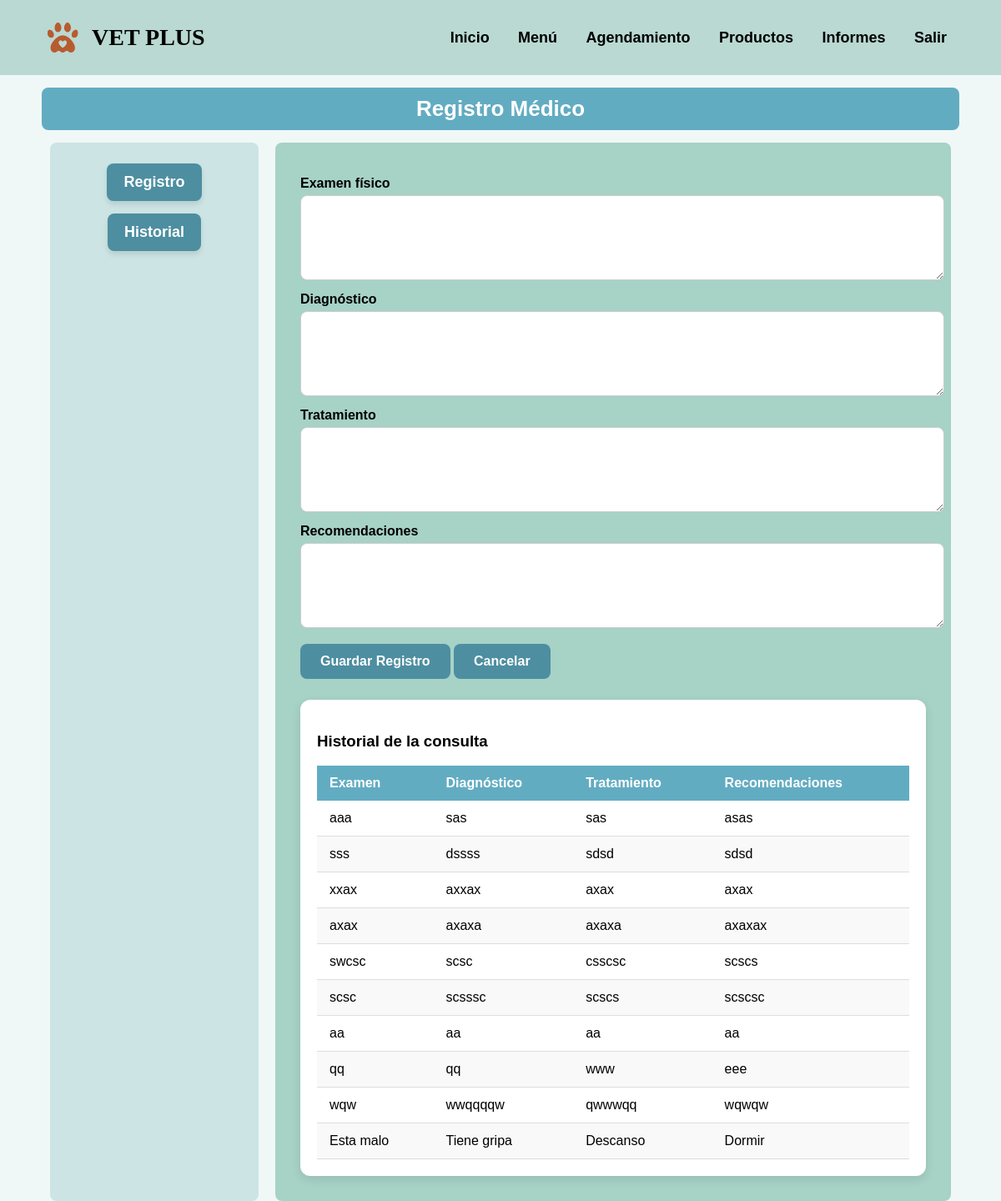
Screenshot of /registro_medico/1 (signed in) with the database file from the repository.
### vetplus/models.py (models this page shows)
class RegistroMedico(db.Model):
    id = db.Column(db.Integer, primary_key = True)
    consulta_id = db.Column(db.Integer, db.ForeignKey("consulta.id"), nullable = False)
    examen = db.Column(db.Text, nullable = False)
    diagnostico = db.Column(db.Text, nullable = False)
    tratamiento = db.Column(db.Text, nullable = False)
    recomendaciones = db.Column(db.Text, nullable = True)
    consulta = db.relationship("Consulta", back_populates = "registros")

### vetplus/routes/consulta.py (the view, shortened to what this page needs)
@consulta_bp.route("/registro_medico/<int:consulta_id>", methods=['GET','POST'])
def registro_medico(consulta_id):
    consulta = Consulta.query.get_or_404(consulta_id)
    registros = consulta.registros
    return render_template("dashboards/consultas/registro_medico.html", consulta=consulta, registros=registros)

### vetplus/models.py (called while the page is built)
@login_manager.user_loader
def load_user(user_id):
    return User.query.get(int(user_id))

### templates/dashboards/consultas/registro_medico.html (shortened to what this page needs)
<!DOCTYPE html>
<html lang="es">
<head>
</head>
<body>
  <header>
    <div class="logo">
      <img src="{{ url_for('static', filename='img/logo.png') }}" alt="Logo Vetplus">
      <h1>VET PLUS</h1>
    </div>
    <nav>
      <a href="{{ url_for('main.home') }}">Inicio</a>
      <a href="{{ url_for('main.dashboard') }}">Menú</a>
      <a href="{{ url_for('consulta.consulta') }}">Agendamiento</a>
      <a href="{{ url_for('store.tienda') }}">Productos</a>
      <a href="{{ url_for('informes.manage_informes') }}">Informes</a>
      <a href="#" onclick="abrirModal()">Salir</a>
    </nav>
  </header>
  <div class="title-bar">Registro Médico</div>
  <div class="container">
    <div class="sidebar">
      <a href="#formulario">Registro</a>
      <a href="#historial">Historial</a>
    </div>
    <div class="form-container">
      <form id="formulario" method="post">
        <label>Examen físico</label>
        <textarea name="examen" required></textarea>
        <label>Diagnóstico</label>
        <textarea name="diagnostico" required></textarea>
        <label>Tratamiento</label>
        <textarea name="tratamiento" required></textarea>
        <label>Recomendaciones</label>
        <textarea name="recomendaciones"></textarea>
        <button type="submit">Guardar Registro</button>
        <button type="button" class="cancel" onclick="nuevaconsulta()">Cancelar</button>
      </form>
      <div id="historial" class="table-container">
        <h3>Historial de la consulta</h3>
        <table>
          <thead>
            <tr>
              <th>Examen</th>
              <th>Diagnóstico</th>
              <th>Tratamiento</th>
              <th>Recomendaciones</th>
            </tr>
          </thead>
          <tbody>
            {% if registros %}
              {% for reg in registros %}
              <tr>
                <td>{{ reg.examen }}</td>
                <td>{{ reg.diagnostico }}</td>
                <td>{{ reg.tratamiento }}</td>
                <td>{{ reg.recomendaciones }}</td>
              </tr>
              {% endfor %}
            {% else %}
              <tr>
                <td colspan="4" style="text-align:center;">No hay registros médicos aún</td>
              </tr>
            {% endif %}
          </tbody>
        </table>
      </div>
    </div>
  </div>
</body>
</html>

### templates/dashboards/consultas/registro_medico.html (style rules this page uses)
body { margin: 0; font-family: Arial, sans-serif; background-color: #f0f7f7; }
header { display: flex; justify-content: space-between; align-items: center; padding: 20px 50px; background-color: #b9d9d2; }
.logo { display: flex; align-items: center; gap: 10px; text-decoration: none; }
.logo img { width: 50px; height: 50px; }
.logo h1 { font-size: 28px; margin: 0; color: #000; font-family: 'Comic Sans MS', cursive; }
nav a { text-decoration: none; margin: 0 15px; font-weight: bold; color: #000; font-size: 18px; }
.title-bar { background-color: #62acc2; color: white; font-size: 26px; text-align: center; padding: 10px; font-weight: bold; max-width: 90%; margin: 15px auto; border-radius: 8px; }
.container { display: flex; margin: 0 auto; max-width: 90%; gap: 20px; }
.sidebar { background-color: #cce4e4; padding: 25px; min-width: 200px; border-radius: 8px; font-weight: bold; font-size: 20px; }
.form-container { background-color: #a7d2c6; padding: 30px; flex: 1; border-radius: 8px; }
form label { font-weight: bold; display: block; margin-top: 10px; }
textarea { width: 100%; min-height: 80px; border-radius: 8px; border: 1px solid #ccc; padding: 10px; margin-top: 5px; resize: vertical; font-size: 15px; }
.form-container button { background: #4d8ea1; color: #fff; padding: 12px 24px; border: none; border-radius: 8px; cursor: pointer; margin-top: 15px; font-size: 16px; font-weight: bold; }
.table-container { background: #fff; padding: 20px; border-radius: 12px; box-shadow: 0 4px 12px rgba(0,0,0,0.1); margin-top: 25px; }
table { width: 100%; border-collapse: collapse; font-size: 16px; text-align: left; }
thead { background-color: #62acc2; color: white; }
thead th { padding: 12px 15px; }
tbody td { padding: 12px 15px; border-bottom: 1px solid #ddd; }
tbody tr:nth-child(even) { background-color: #f9f9f9; }
.sidebar a { display: block; background: #4d8ea1; color: white; text-decoration: none; padding: 12px 20px; border-radius: 8px; margin-bottom: 15px; text-align: center; font-size: 18px; font-weight: bold; transition: all 0.3s ease-in-out; box-shadow: 0 4px 6px rgba(0,0,0,0.1); }
.sidebar { background-color: #cce4e4; padding: 25px; min-width: 200px; border-radius: 8px; font-weight: bold; font-size: 20px; display: flex; flex-direction: column; align-items: center; }

### rows the page displays
RegistroMedico: examen "aaa", diagnostico "sas", tratamiento "sas", recomendaciones "asas"
RegistroMedico: examen "sss", diagnostico "dssss", tratamiento "sdsd", recomendaciones "sdsd"
RegistroMedico: examen "xxax", diagnostico "axxax", tratamiento "axax", recomendaciones "axax"
RegistroMedico: examen "axax", diagnostico "axaxa", tratamiento "axaxa", recomendaciones "axaxax"
RegistroMedico: examen "swcsc", diagnostico "scsc", tratamiento "csscsc", recomendaciones "scscs"
RegistroMedico: examen "scsc", diagnostico "scsssc", tratamiento "scscs", recomendaciones "scscsc"
RegistroMedico: examen "aa", diagnostico "aa", tratamiento "aa", recomendaciones "aa"
RegistroMedico: examen "qq", diagnostico "qq", tratamiento "www", recomendaciones "eee"
RegistroMedico: examen "wqw", diagnostico "wwqqqqw", tratamiento "qwwwqq", recomendaciones "wqwqw"
RegistroMedico: examen "Esta malo", diagnostico "Tiene gripa", tratamiento "Descanso", recomendaciones "Dormir"
